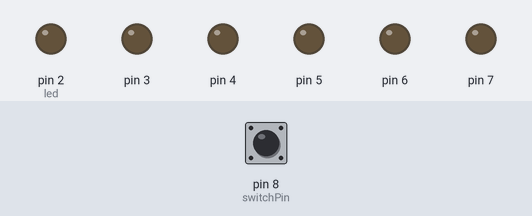
Simulated run of this sketch. Board: Arduino Uno, built with avr-gcc and run on an emulated ATmega328P. Shown: output pins drawn as LEDs (lit = HIGH). The inputs (shaded band) are chosen by the test bench; at power-on: pin 8 (switchPin) HIGH.

Above: at 0.1 s.
At 1.2 s:
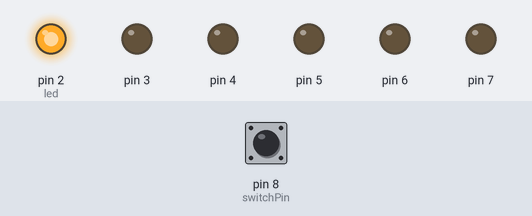
1.3 s: pin 8 (switchPin) pulled LOW for 0.15 s
At 7.9 s:
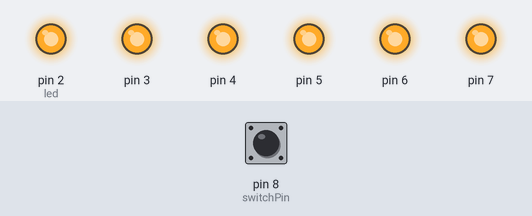
Timing chart, 0 to 9.4 s (numbered marks = the images above; inputs shaded):
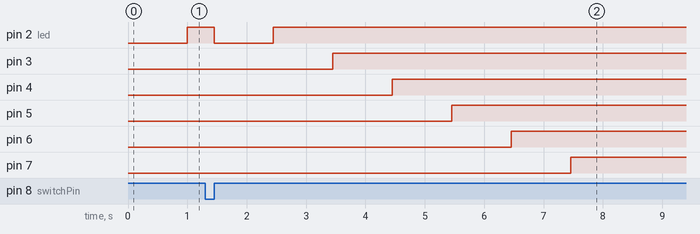

The sketch:

digital_hourglass.ino
```cpp
const int switchPin = 8;
unsigned long previousTime = 0;
int switchState = 1;
int prevSwitchState = 1;

int led = 2;
long interval = 1000;


void setup() {
  // put your setup code here, to run once:

  for(int x = 2; x<8; x++){
    pinMode(x, OUTPUT);
  }

  pinMode(switchPin, INPUT);
}

void loop() {
  // put your main code here, to run repeatedly:
  unsigned long currentTime = millis();

  if(currentTime - previousTime > interval) {
    previousTime = currentTime;
    digitalWrite(led, HIGH);
    led++;

  }
  switchState = digitalRead(switchPin);

  if(switchState != prevSwitchState) {
    for (int x = 2; x<8; x++) {
      digitalWrite(x, LOW);
    }

    led = 2;
    previousTime = currentTime;
  }
  prevSwitchState = switchState;
}
```
